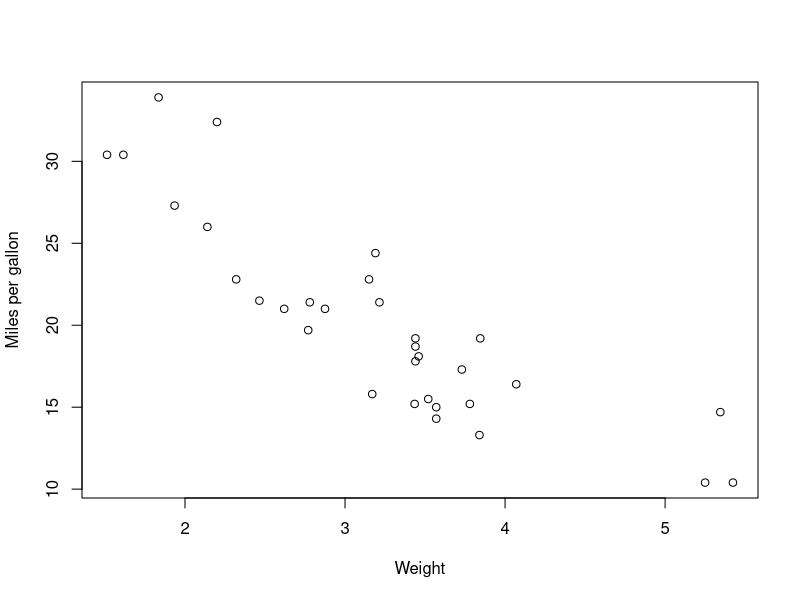

Write the R code that produced this figure.
## ---- chunk 1
# Example only -- experiment with these options in the chunk header.
x <- 1
y <- 13
x + y
## ---- chunk 2
plot(mtcars$wt, mtcars$mpg,
     xlab = "Weight",
     ylab = "Miles per gallon")
## ---- chunk 3
summary_table <- data.frame(
  Lake = c("Lake A", "Lake B", "Lake C"),
  Mean_TN = c(0.42, 0.57, 0.38),
  SD_TN = c(0.08, 0.11, 0.06)
)

knitr::kable(
  summary_table,
  col.names = c("Lake", "Mean Total Nitrogen", "SD Total Nitrogen"),
  caption = "Summary statistics for total nitrogen by lake."
)
